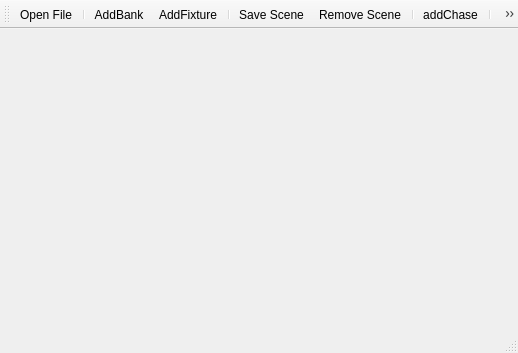
<?xml version="1.0" encoding="UTF-8"?>
<ui version="4.0">
 <class>FormMainWin</class>
 <widget class="QMainWindow" name="FormMainWin">
  <property name="geometry">
   <rect>
    <x>0</x>
    <y>0</y>
    <width>518</width>
    <height>353</height>
   </rect>
  </property>
  <property name="windowTitle">
   <string>MainWindow</string>
  </property>
  <widget class="QWidget" name="centralwidget"/>
  <widget class="QMenuBar" name="menubar">
   <property name="geometry">
    <rect>
     <x>0</x>
     <y>0</y>
     <width>518</width>
     <height>21</height>
    </rect>
   </property>
  </widget>
  <widget class="QStatusBar" name="statusbar"/>
  <widget class="QToolBar" name="toolbar">
   <property name="windowTitle">
    <string>toolBar</string>
   </property>
   <attribute name="toolBarArea">
    <enum>TopToolBarArea</enum>
   </attribute>
   <attribute name="toolBarBreak">
    <bool>false</bool>
   </attribute>
   <addaction name="m_pActionOpenFile"/>
   <addaction name="separator"/>
   <addaction name="m_pActionAddBank"/>
   <addaction name="m_pActionAddFixture"/>
   <addaction name="separator"/>
   <addaction name="m_pActionSaveScene"/>
   <addaction name="m_pActionRemoveScene"/>
   <addaction name="separator"/>
   <addaction name="m_pActionAddChase"/>
   <addaction name="separator"/>
   <addaction name="m_pActionResetAll"/>
  </widget>
  <action name="m_pActionOpenFile">
   <property name="icon">
    <iconset resource="../Resource/Resource_Qt/qLights.qrc">
     <normaloff>:/Lib_color/fileOpen.png</normaloff>:/Lib_color/fileOpen.png</iconset>
   </property>
   <property name="text">
    <string>Open File...</string>
   </property>
   <property name="menuRole">
    <enum>QAction::MenuRole::NoRole</enum>
   </property>
  </action>
  <action name="m_pActionAddBank">
   <property name="icon">
    <iconset resource="../Resource/Resource_Qt/qLights.qrc">
     <normaloff>:/qLights/addBank.png</normaloff>:/qLights/addBank.png</iconset>
   </property>
   <property name="text">
    <string>AddBank</string>
   </property>
   <property name="menuRole">
    <enum>QAction::MenuRole::NoRole</enum>
   </property>
  </action>
  <action name="m_pActionAddFixture">
   <property name="icon">
    <iconset resource="../Resource/Resource_Qt/qLights.qrc">
     <normaloff>:/qLights/addFixture.png</normaloff>:/qLights/addFixture.png</iconset>
   </property>
   <property name="text">
    <string>AddFixture</string>
   </property>
   <property name="menuRole">
    <enum>QAction::MenuRole::NoRole</enum>
   </property>
  </action>
  <action name="m_pActionSaveScene">
   <property name="icon">
    <iconset resource="../Resource/Resource_Qt/qLights.qrc">
     <normaloff>:/qLights/addScene.png</normaloff>:/qLights/addScene.png</iconset>
   </property>
   <property name="text">
    <string>Save Scene</string>
   </property>
   <property name="menuRole">
    <enum>QAction::MenuRole::NoRole</enum>
   </property>
  </action>
  <action name="m_pActionResetAll">
   <property name="icon">
    <iconset resource="../Resource/Resource_Qt/qLights.qrc">
     <normaloff>:/Lib_color/reset.png</normaloff>:/Lib_color/reset.png</iconset>
   </property>
   <property name="text">
    <string>reset</string>
   </property>
   <property name="menuRole">
    <enum>QAction::MenuRole::NoRole</enum>
   </property>
  </action>
  <action name="m_pActionRemoveScene">
   <property name="icon">
    <iconset resource="../Resource/Resource_Qt/qLights.qrc">
     <normaloff>:/qLights/removeScene.png</normaloff>:/qLights/removeScene.png</iconset>
   </property>
   <property name="text">
    <string>Remove Scene</string>
   </property>
   <property name="menuRole">
    <enum>QAction::MenuRole::NoRole</enum>
   </property>
  </action>
  <action name="m_pActionAddChase">
   <property name="icon">
    <iconset resource="../Resource/Resource_Qt/qLights.qrc">
     <normaloff>:/qLights/addChase.png</normaloff>:/qLights/addChase.png</iconset>
   </property>
   <property name="text">
    <string>addChase</string>
   </property>
   <property name="menuRole">
    <enum>QAction::MenuRole::NoRole</enum>
   </property>
  </action>
 </widget>
 <resources>
  <include location="../Resource/Resource_Qt/qLights.qrc"/>
 </resources>
 <connections/>
</ui>
